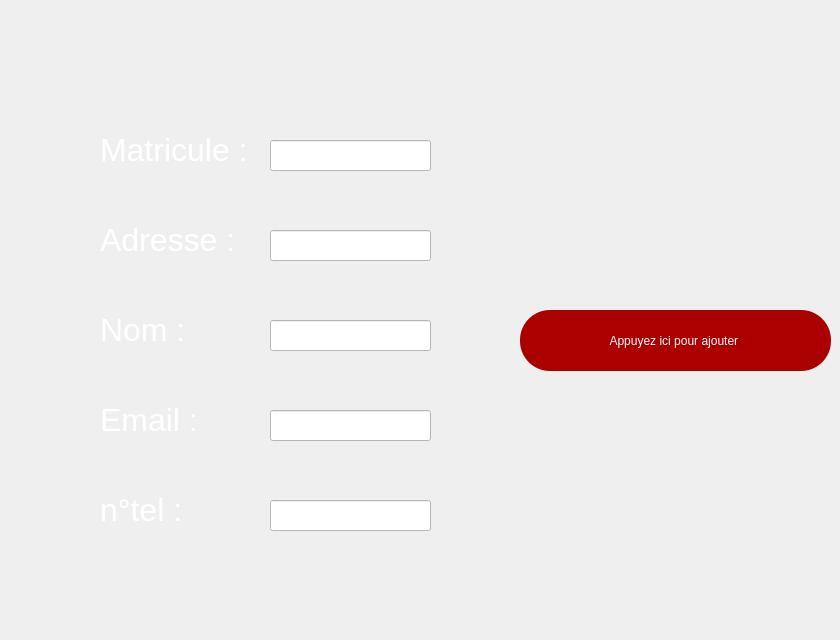
    <widget class="QWidget" name="ajouterf">
     <widget class="QLabel" name="label_11">
      <property name="geometry">
       <rect>
        <x>100</x>
        <y>130</y>
        <width>151</width>
        <height>41</height>
       </rect>
      </property>
      <property name="styleSheet">
       <string notr="true">color: rgb(255, 255, 255);</string>
      </property>
      <property name="text">
       <string>&lt;html&gt;&lt;head/&gt;&lt;body&gt;&lt;p&gt;&lt;span style=&quot; font-size:24pt;&quot;&gt;Matricule :&lt;/span&gt;&lt;/p&gt;&lt;/body&gt;&lt;/html&gt;</string>
      </property>
     </widget>
     <widget class="QLineEdit" name="lineEdit_m">
      <property name="geometry">
       <rect>
        <x>270</x>
        <y>140</y>
        <width>161</width>
        <height>31</height>
       </rect>
      </property>
      <property name="styleSheet">
       <string notr="true">font: italic 22pt &quot;High Tower Text&quot;;
background-color: rgb(255, 255, 255);</string>
      </property>
     </widget>
     <widget class="QLabel" name="label_12">
      <property name="geometry">
       <rect>
        <x>100</x>
        <y>310</y>
        <width>141</width>
        <height>41</height>
       </rect>
      </property>
      <property name="styleSheet">
       <string notr="true">color: rgb(255, 255, 255);</string>
      </property>
      <property name="text">
       <string>&lt;html&gt;&lt;head/&gt;&lt;body&gt;&lt;p&gt;&lt;span style=&quot; font-size:24pt;&quot;&gt;Nom :&lt;/span&gt;&lt;/p&gt;&lt;/body&gt;&lt;/html&gt;</string>
      </property>
     </widget>
     <widget class="QLabel" name="label_13">
      <property name="geometry">
       <rect>
        <x>100</x>
        <y>220</y>
        <width>141</width>
        <height>41</height>
       </rect>
      </property>
      <property name="styleSheet">
       <string notr="true">color: rgb(255, 255, 255);</string>
      </property>
      <property name="text">
       <string>&lt;html&gt;&lt;head/&gt;&lt;body&gt;&lt;p&gt;&lt;span style=&quot; font-size:24pt;&quot;&gt;Adresse :&lt;/span&gt;&lt;/p&gt;&lt;/body&gt;&lt;/html&gt;</string>
      </property>
     </widget>
     <widget class="QLineEdit" name="lineEdit_n">
      <property name="geometry">
       <rect>
        <x>270</x>
        <y>320</y>
        <width>161</width>
        <height>31</height>
       </rect>
      </property>
      <property name="styleSheet">
       <string notr="true">font: italic 22pt &quot;High Tower Text&quot;;
background-color: rgb(255, 255, 255);</string>
      </property>
     </widget>
     <widget class="QLabel" name="label_26">
      <property name="geometry">
       <rect>
        <x>100</x>
        <y>400</y>
        <width>141</width>
        <height>41</height>
       </rect>
      </property>
      <property name="styleSheet">
       <string notr="true">color: rgb(255, 255, 255);</string>
      </property>
      <property name="text">
       <string>&lt;html&gt;&lt;head/&gt;&lt;body&gt;&lt;p&gt;&lt;span style=&quot; font-size:24pt;&quot;&gt;Email :&lt;/span&gt;&lt;/p&gt;&lt;/body&gt;&lt;/html&gt;</string>
      </property>
     </widget>
     <widget class="QLineEdit" name="lineEdit_t">
      <property name="geometry">
       <rect>
        <x>270</x>
        <y>500</y>
        <width>161</width>
        <height>31</height>
       </rect>
      </property>
      <property name="styleSheet">
       <string notr="true">font: italic 22pt &quot;High Tower Text&quot;;
background-color: rgb(255, 255, 255);</string>
      </property>
     </widget>
     <widget class="QLabel" name="label_27">
      <property name="geometry">
       <rect>
        <x>100</x>
        <y>490</y>
        <width>141</width>
        <height>41</height>
       </rect>
      </property>
      <property name="styleSheet">
       <string notr="true">color: rgb(255, 255, 255);</string>
      </property>
      <property name="text">
       <string>&lt;html&gt;&lt;head/&gt;&lt;body&gt;&lt;p&gt;&lt;span style=&quot; font-size:24pt;&quot;&gt;n°tel :&lt;/span&gt;&lt;/p&gt;&lt;/body&gt;&lt;/html&gt;</string>
      </property>
     </widget>
     <widget class="QLineEdit" name="lineEdit_a">
      <property name="geometry">
       <rect>
        <x>270</x>
        <y>230</y>
        <width>161</width>
        <height>31</height>
       </rect>
      </property>
      <property name="styleSheet">
       <string notr="true">font: italic 22pt &quot;High Tower Text&quot;;
background-color: rgb(255, 255, 255);</string>
      </property>
     </widget>
     <widget class="QLineEdit" name="lineEdit_e">
      <property name="geometry">
       <rect>
        <x>270</x>
        <y>410</y>
        <width>161</width>
        <height>31</height>
       </rect>
      </property>
      <property name="styleSheet">
       <string notr="true">font: italic 22pt &quot;High Tower Text&quot;;
background-color: rgb(255, 255, 255);</string>
      </property>
     </widget>
     <widget class="QToolButton" name="toolButton_fromajoutf">
      <property name="geometry">
       <rect>
        <x>60</x>
        <y>570</y>
        <width>81</width>
        <height>61</height>
       </rect>
      </property>
      <property name="text">
       <string/>
      </property>
      <property name="icon">
       <iconset resource="rs.qrc">
        <normaloff>:/img/rs/retour.png</normaloff>:/img/rs/retour.png</iconset>
      </property>
      <property name="iconSize">
       <size>
        <width>65</width>
        <height>65</height>
       </size>
      </property>
      <property name="autoRaise">
       <bool>true</bool>
      </property>
     </widget>
     <widget class="QPushButton" name="ajoutf">
      <property name="geometry">
       <rect>
        <x>520</x>
        <y>310</y>
        <width>311</width>
        <height>61</height>
       </rect>
      </property>
      <property name="styleSheet">
       <string notr="true">font: 16pt &quot;MS Shell Dlg 2&quot;;
color: rgb(255, 255, 255);
background-color: rgb(170, 0, 0);
border-radius: 30px;</string>
      </property>
      <property name="text">
       <string>Appuyez ici pour ajouter </string>
      </property>
      <property name="icon">
       <iconset resource="rs.qrc">
        <normaloff>:/img/rs/add.png</normaloff>:/img/rs/add.png</iconset>
      </property>
      <property name="iconSize">
       <size>
        <width>50</width>
        <height>50</height>
       </size>
      </property>
     </widget>
    </widget>
